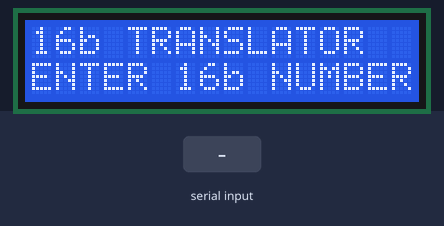
Simulated run of this program. Board: Raspberry Pi (header pin numbers). Shown: 16×2 character LCD. Inputs (shaded band) come from the test bench. What the program prints to the terminal is not drawn.

Above: at 1.4 s.
1.5 s: "90" typed at the terminal, then Enter
At 2.7 s:
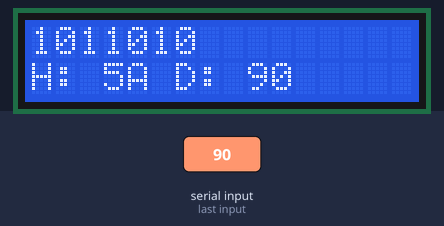
3.0 s: "5" typed at the terminal, then Enter
At 5.7 s:
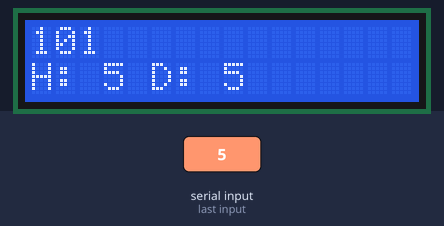
6.0 s: "200" typed at the terminal, then Enter
At 8.7 s:
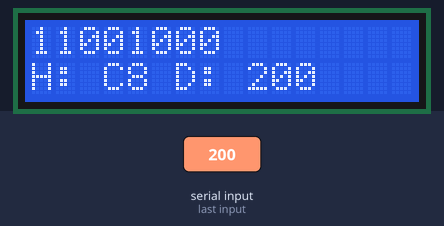
Timing chart, 0 to 10.2 s (numbered marks = the images above; inputs shaded):
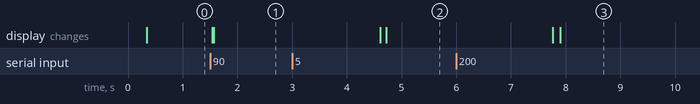

Measured:
- after the input at 1.5 s, the display: first changes at once (image 1 shows a later state)
- after the input at 3.0 s, the display: first differs from a run without the input after 1.7 s (image 2)

The program:

16b_Translator.py
```python
# 16b Translator Python program example:

# Note: be mindful while working with
# electronics. There are mistakes that
# cannot be corrected should you ignore
# any basic electronics rules. Electronics
# demands basic math skills and knowledge
# of electronics components alike.

# Items needed are as follows:

# Respberry Pi = 1
# breadboard = 1
# LCD display = 1
# 74HC595 shift register = 2
# LEDs = 16
# 220 ohm resistor = 16
# jumper wire = 27 or more +2 for the Rasp pi fan

# Note: use two other jumper wires for
# the Raspberry Pi fan, while in use/
# operation.

# 16b Translator Python program example:

# This Raspberry Pi Python program allows
# users to input decimal numbers, then
# translate them into binary, hexadecimal
# and decimal values using the 74HC595
# shift register.

# Please note: if you input numbers higher
# than 30000, the Raspberry Pi will take
# some processing time before it outputs
# its given value/number through the LEDs
# which are on the breadboard. However,
# the lcd display remains unaffected and
# will show you the value, while waiting
# for the Ras Pi to process the output
# via through the LEDs, which all will
# show are on, until done processing.

# We will use the breadboard method:

# GPIO.setmode(GPIO.BOARD)

# This method is for the GPIO pinouts
# not the GPIO numbers, such as BCM

# You can also use the Broadcom SOC
# Channel method if you prefer:

# GPIO.setmode(GPIO.BCM)
# This allows GPIO numbers, not GPIO
# pinouts, such as the breadboard
# method illustrates in our Python
# program example:

import RPi.GPIO as GPIO,drivers
from time import sleep as wait

GPIO.setmode(GPIO.BOARD) # breadboard method
GPIO.setwarnings(False) # disable setwarnings
display=drivers.Lcd() # enable the LCD display

display.lcd_clear() # clear the LCD screen

latch=23
data_bit=29
clock=21

msbs=65536

control_shift=data_bit,latch,clock

stop_program_message='''
print('Stop program Execution/run:')
print('cleanup/release all GPIO pinouts \
to LOW state.')'''

message='16b TRANSLATOR','ENTER 16b NUMBER'
value_error='BYTE VALUES ONLY','PLEASE: 0-65535'
index_error='VALUE EXCEEDS','16b RANGE 0-65535'

for i in control_shift:GPIO.setup(i,GPIO.OUT)

for i in range(16):
    GPIO.output(latch,0)
    GPIO.output(data_bit,0)
    GPIO.output(clock,1)
    GPIO.output(latch,1)
    GPIO.output(clock,0)

while True:
    try:
        while True:
            try:
                display.lcd_clear()
                display.lcd_display_string(
                message[0],1)
                byte=int(input(display.
                lcd_display_string(message[1],2)))
                if byte>=msbs:
                    display.lcd_clear()
                    for i in range(2):
                        display.lcd_display_string(
                        index_error[i],1+i)
                    wait(2)
                    break

                display.lcd_clear()
                display.lcd_display_string(
                f'{byte:b}',1)
                display.lcd_display_string(
                f'H: {byte:X} D: {byte:d}',2)
                for i in range(byte,-1,-1):
                    bin=f'{byte:b}'
                    for j in range(16):
                        GPIO.output(latch,0)
                        GPIO.output(
                        data_bit,int(bin[j]))
                        GPIO.output(clock,1)
                        GPIO.output(latch,1)
                        GPIO.output(clock,0)

            except ValueError:
                display.lcd_clear()
                for i in range(2):
                    display.lcd_display_string(
                    value_error[i],1+i)
                wait(2)
                break

            except IndexError:
                pass
            wait(3)

            for i in range(16):
                GPIO.output(latch,0)
                GPIO.output(data_bit,0)
                GPIO.output(clock,1)
                GPIO.output(latch,1)
                GPIO.output(clock,0)

# Note: it is recomended that you setup
# a KeyboardInterrupt handler to force
# the GPIO pins to return to a low state/off.

# GPIO.cleanup() sets all GPIO pins to LOW/OFF

    except KeyboardInterrupt:
        exec(stop_program_message)

        for i in range(16):
            GPIO.output(latch,0)
            GPIO.output(data_bit,0)
            GPIO.output(clock,1)
            GPIO.output(latch,1)
            GPIO.output(clock,0)

        display.lcd_clear()
        display.lcd_backlight(0)
        GPIO.cleanup()
        break
```
